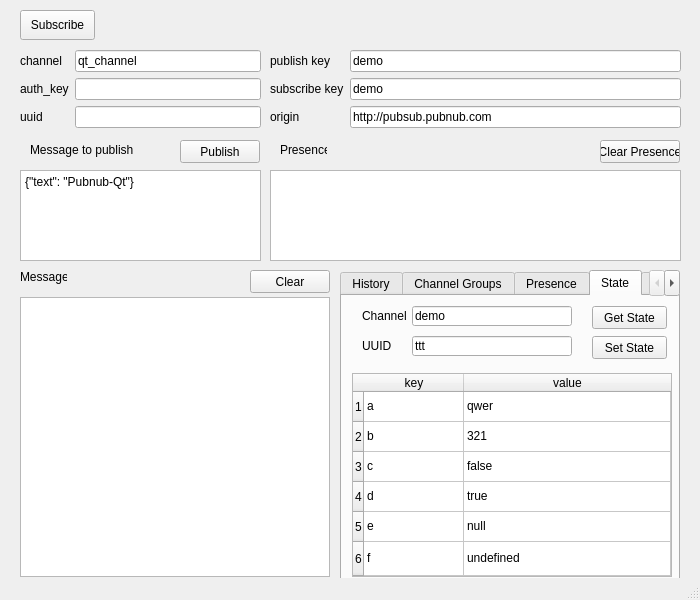
<?xml version="1.0" encoding="UTF-8"?>
<ui version="4.0">
 <class>PubnubConsole</class>
 <widget class="QMainWindow" name="PubnubConsole">
  <property name="geometry">
   <rect>
    <x>0</x>
    <y>0</y>
    <width>700</width>
    <height>600</height>
   </rect>
  </property>
  <property name="windowTitle">
   <string>Pubnub Qt Console</string>
  </property>
  <widget class="QWidget" name="centralwidget">
   <widget class="QWidget" name="formLayoutWidget">
    <property name="geometry">
     <rect>
      <x>20</x>
      <y>50</y>
      <width>241</width>
      <height>81</height>
     </rect>
    </property>
    <layout class="QFormLayout" name="leftConfigForm">
     <item row="0" column="0">
      <widget class="QLabel" name="channelLabel">
       <property name="text">
        <string>channel</string>
       </property>
      </widget>
     </item>
     <item row="0" column="1">
      <widget class="QLineEdit" name="channelField">
       <property name="text">
        <string>qt_channel</string>
       </property>
      </widget>
     </item>
     <item row="1" column="0">
      <widget class="QLabel" name="authKeyLabel">
       <property name="text">
        <string>auth_key</string>
       </property>
      </widget>
     </item>
     <item row="1" column="1">
      <widget class="QLineEdit" name="authKeyField"/>
     </item>
     <item row="2" column="0">
      <widget class="QLabel" name="uuidLabel">
       <property name="text">
        <string>uuid</string>
       </property>
      </widget>
     </item>
     <item row="2" column="1">
      <widget class="QLineEdit" name="uuidField"/>
     </item>
    </layout>
   </widget>
   <widget class="QWidget" name="formLayoutWidget_2">
    <property name="geometry">
     <rect>
      <x>270</x>
      <y>50</y>
      <width>411</width>
      <height>80</height>
     </rect>
    </property>
    <layout class="QFormLayout" name="rightConfigForm">
     <item row="0" column="0">
      <widget class="QLabel" name="publishKeyLabel">
       <property name="text">
        <string>publish key</string>
       </property>
      </widget>
     </item>
     <item row="0" column="1">
      <widget class="QLineEdit" name="publishKeyField">
       <property name="text">
        <string>demo</string>
       </property>
      </widget>
     </item>
     <item row="1" column="0">
      <widget class="QLabel" name="subscribeKeyLabel">
       <property name="text">
        <string>subscribe key</string>
       </property>
      </widget>
     </item>
     <item row="1" column="1">
      <widget class="QLineEdit" name="subscribeKeyField">
       <property name="text">
        <string>demo</string>
       </property>
      </widget>
     </item>
     <item row="2" column="1">
      <widget class="QLineEdit" name="originField">
       <property name="text">
        <string>http://pubsub.pubnub.com</string>
       </property>
      </widget>
     </item>
     <item row="2" column="0">
      <widget class="QLabel" name="originLabel">
       <property name="text">
        <string>origin</string>
       </property>
      </widget>
     </item>
    </layout>
   </widget>
   <widget class="QPushButton" name="subscribeButton">
    <property name="geometry">
     <rect>
      <x>20</x>
      <y>10</y>
      <width>75</width>
      <height>30</height>
     </rect>
    </property>
    <property name="text">
     <string>Subscribe</string>
    </property>
   </widget>
   <widget class="QPlainTextEdit" name="publishTextEdit">
    <property name="geometry">
     <rect>
      <x>20</x>
      <y>170</y>
      <width>241</width>
      <height>91</height>
     </rect>
    </property>
    <property name="plainText">
     <string>{&quot;text&quot;: &quot;Pubnub-Qt&quot;}</string>
    </property>
   </widget>
   <widget class="QPushButton" name="publishButton">
    <property name="geometry">
     <rect>
      <x>180</x>
      <y>140</y>
      <width>80</width>
      <height>23</height>
     </rect>
    </property>
    <property name="text">
     <string>Publish</string>
    </property>
   </widget>
   <widget class="QLabel" name="publishTextLabel">
    <property name="geometry">
     <rect>
      <x>30</x>
      <y>140</y>
      <width>111</width>
      <height>20</height>
     </rect>
    </property>
    <property name="text">
     <string>Message to publish</string>
    </property>
   </widget>
   <widget class="QPlainTextEdit" name="presenceOutput">
    <property name="geometry">
     <rect>
      <x>270</x>
      <y>170</y>
      <width>411</width>
      <height>91</height>
     </rect>
    </property>
    <property name="readOnly">
     <bool>true</bool>
    </property>
   </widget>
   <widget class="QLabel" name="presenceOutputLabel">
    <property name="geometry">
     <rect>
      <x>280</x>
      <y>140</y>
      <width>47</width>
      <height>20</height>
     </rect>
    </property>
    <property name="text">
     <string>Presence</string>
    </property>
   </widget>
   <widget class="QPushButton" name="presenceClearButton">
    <property name="geometry">
     <rect>
      <x>600</x>
      <y>140</y>
      <width>80</width>
      <height>23</height>
     </rect>
    </property>
    <property name="text">
     <string>Clear Presence</string>
    </property>
   </widget>
   <widget class="QTabWidget" name="tabWidget">
    <property name="geometry">
     <rect>
      <x>340</x>
      <y>270</y>
      <width>340</width>
      <height>310</height>
     </rect>
    </property>
    <property name="currentIndex">
     <number>3</number>
    </property>
    <widget class="QWidget" name="historyTab">
     <attribute name="title">
      <string>History</string>
     </attribute>
     <widget class="QPushButton" name="historyLoadButton">
      <property name="geometry">
       <rect>
        <x>180</x>
        <y>3</y>
        <width>75</width>
        <height>22</height>
       </rect>
      </property>
      <property name="text">
       <string>Load</string>
      </property>
     </widget>
     <widget class="QPushButton" name="historyClearButton">
      <property name="geometry">
       <rect>
        <x>250</x>
        <y>3</y>
        <width>80</width>
        <height>22</height>
       </rect>
      </property>
      <property name="text">
       <string>Clear</string>
      </property>
     </widget>
     <widget class="QPlainTextEdit" name="historyOutput">
      <property name="geometry">
       <rect>
        <x>10</x>
        <y>30</y>
        <width>320</width>
        <height>271</height>
       </rect>
      </property>
      <property name="readOnly">
       <bool>true</bool>
      </property>
     </widget>
     <widget class="QLabel" name="historyOutputLabel">
      <property name="geometry">
       <rect>
        <x>20</x>
        <y>0</y>
        <width>47</width>
        <height>20</height>
       </rect>
      </property>
      <property name="text">
       <string>History</string>
      </property>
     </widget>
    </widget>
    <widget class="QWidget" name="channelGroupsTab">
     <attribute name="title">
      <string>Channel Groups</string>
     </attribute>
     <widget class="QWidget" name="formLayoutWidget_3">
      <property name="geometry">
       <rect>
        <x>10</x>
        <y>80</y>
        <width>310</width>
        <height>60</height>
       </rect>
      </property>
      <layout class="QFormLayout" name="formLayout">
       <item row="0" column="1">
        <widget class="QLineEdit" name="channelGroupField"/>
       </item>
       <item row="0" column="0">
        <widget class="QLabel" name="groupLabel">
         <property name="text">
          <string>Channel Group</string>
         </property>
        </widget>
       </item>
       <item row="1" column="0">
        <widget class="QLabel" name="groupLabel_2">
         <property name="text">
          <string>Channel</string>
         </property>
        </widget>
       </item>
       <item row="1" column="1">
        <widget class="QLineEdit" name="cgChannelField"/>
       </item>
      </layout>
     </widget>
     <widget class="QPushButton" name="listCGButton">
      <property name="geometry">
       <rect>
        <x>10</x>
        <y>10</y>
        <width>150</width>
        <height>23</height>
       </rect>
      </property>
      <property name="text">
       <string>List Channel Group</string>
      </property>
     </widget>
     <widget class="QPushButton" name="addChannel2CGButton">
      <property name="geometry">
       <rect>
        <x>170</x>
        <y>10</y>
        <width>150</width>
        <height>23</height>
       </rect>
      </property>
      <property name="text">
       <string>Add Channel to Group</string>
      </property>
     </widget>
     <widget class="QPushButton" name="removeChannelFromCGButton">
      <property name="geometry">
       <rect>
        <x>170</x>
        <y>40</y>
        <width>150</width>
        <height>23</height>
       </rect>
      </property>
      <property name="text">
       <string>Remove Channel from Group</string>
      </property>
     </widget>
     <widget class="QPushButton" name="removeCGButton">
      <property name="geometry">
       <rect>
        <x>10</x>
        <y>40</y>
        <width>150</width>
        <height>23</height>
       </rect>
      </property>
      <property name="text">
       <string>Remove Channel Group</string>
      </property>
     </widget>
    </widget>
    <widget class="QWidget" name="presenceTab">
     <attribute name="title">
      <string>Presence</string>
     </attribute>
     <widget class="QGroupBox" name="hereNowBox">
      <property name="geometry">
       <rect>
        <x>10</x>
        <y>10</y>
        <width>311</width>
        <height>80</height>
       </rect>
      </property>
      <property name="title">
       <string>Here Now</string>
      </property>
      <widget class="QWidget" name="formLayoutWidget_4">
       <property name="geometry">
        <rect>
         <x>99</x>
         <y>20</y>
         <width>201</width>
         <height>60</height>
        </rect>
       </property>
       <layout class="QFormLayout" name="formLayout_2">
        <item row="0" column="1">
         <widget class="QLineEdit" name="presenceHereNowChannelField">
          <property name="text">
           <string/>
          </property>
         </widget>
        </item>
        <item row="0" column="0">
         <widget class="QLabel" name="presenceHereNowChannelLabel">
          <property name="text">
           <string>Channel</string>
          </property>
         </widget>
        </item>
        <item row="1" column="0">
         <widget class="QLabel" name="presenceHereNowGroupLabel">
          <property name="text">
           <string>Group</string>
          </property>
         </widget>
        </item>
        <item row="1" column="1">
         <widget class="QLineEdit" name="presenceHereNowGroupField">
          <property name="text">
           <string/>
          </property>
         </widget>
        </item>
       </layout>
      </widget>
      <widget class="QPushButton" name="presenceHereNowCGButton">
       <property name="geometry">
        <rect>
         <x>10</x>
         <y>20</y>
         <width>80</width>
         <height>23</height>
        </rect>
       </property>
       <property name="text">
        <string>Channel/Group</string>
       </property>
      </widget>
      <widget class="QPushButton" name="presenceHereNowGlobalButton">
       <property name="geometry">
        <rect>
         <x>10</x>
         <y>50</y>
         <width>80</width>
         <height>23</height>
        </rect>
       </property>
       <property name="text">
        <string>Global</string>
       </property>
      </widget>
     </widget>
     <widget class="QGroupBox" name="groupBox">
      <property name="geometry">
       <rect>
        <x>10</x>
        <y>100</y>
        <width>311</width>
        <height>50</height>
       </rect>
      </property>
      <property name="title">
       <string>Where Now</string>
      </property>
      <widget class="QPushButton" name="presenceWhereNowButton">
       <property name="geometry">
        <rect>
         <x>10</x>
         <y>20</y>
         <width>80</width>
         <height>23</height>
        </rect>
       </property>
       <property name="text">
        <string>Where Now</string>
       </property>
      </widget>
      <widget class="QLabel" name="presenceWhereNowUUIDLabel">
       <property name="geometry">
        <rect>
         <x>110</x>
         <y>20</y>
         <width>40</width>
         <height>20</height>
        </rect>
       </property>
       <property name="text">
        <string>UUID</string>
       </property>
      </widget>
      <widget class="QLineEdit" name="presenceWhereNowUUIDField">
       <property name="geometry">
        <rect>
         <x>148</x>
         <y>20</y>
         <width>152</width>
         <height>20</height>
        </rect>
       </property>
      </widget>
     </widget>
    </widget>
    <widget class="QWidget" name="stateTab">
     <attribute name="title">
      <string>State</string>
     </attribute>
     <widget class="QTableWidget" name="stateTable">
      <property name="geometry">
       <rect>
        <x>10</x>
        <y>77</y>
        <width>320</width>
        <height>204</height>
       </rect>
      </property>
      <property name="horizontalScrollBarPolicy">
       <enum>Qt::ScrollBarAlwaysOff</enum>
      </property>
      <property name="showDropIndicator" stdset="0">
       <bool>false</bool>
      </property>
      <property name="dragDropOverwriteMode">
       <bool>false</bool>
      </property>
      <property name="rowCount">
       <number>6</number>
      </property>
      <property name="columnCount">
       <number>2</number>
      </property>
      <attribute name="horizontalHeaderCascadingSectionResizes">
       <bool>true</bool>
      </attribute>
      <attribute name="horizontalHeaderStretchLastSection">
       <bool>true</bool>
      </attribute>
      <attribute name="verticalHeaderStretchLastSection">
       <bool>true</bool>
      </attribute>
      <row/>
      <row/>
      <row/>
      <row/>
      <row/>
      <row/>
      <column>
       <property name="text">
        <string>key</string>
       </property>
      </column>
      <column>
       <property name="text">
        <string>value</string>
       </property>
      </column>
      <item row="0" column="0">
       <property name="text">
        <string>a</string>
       </property>
      </item>
      <item row="0" column="1">
       <property name="text">
        <string>qwer</string>
       </property>
      </item>
      <item row="1" column="0">
       <property name="text">
        <string>b</string>
       </property>
      </item>
      <item row="1" column="1">
       <property name="text">
        <string>321</string>
       </property>
      </item>
      <item row="2" column="0">
       <property name="text">
        <string>c</string>
       </property>
      </item>
      <item row="2" column="1">
       <property name="text">
        <string>false</string>
       </property>
      </item>
      <item row="3" column="0">
       <property name="text">
        <string>d</string>
       </property>
      </item>
      <item row="3" column="1">
       <property name="text">
        <string>true</string>
       </property>
      </item>
      <item row="4" column="0">
       <property name="text">
        <string>e</string>
       </property>
      </item>
      <item row="4" column="1">
       <property name="text">
        <string>null</string>
       </property>
      </item>
      <item row="5" column="0">
       <property name="text">
        <string>f</string>
       </property>
      </item>
      <item row="5" column="1">
       <property name="text">
        <string>undefined</string>
       </property>
      </item>
     </widget>
     <widget class="QLineEdit" name="stateChannelField">
      <property name="geometry">
       <rect>
        <x>70</x>
        <y>10</y>
        <width>160</width>
        <height>20</height>
       </rect>
      </property>
      <property name="text">
       <string>demo</string>
      </property>
     </widget>
     <widget class="QLabel" name="stateChannelLabel">
      <property name="geometry">
       <rect>
        <x>20</x>
        <y>10</y>
        <width>47</width>
        <height>20</height>
       </rect>
      </property>
      <property name="text">
       <string>Channel</string>
      </property>
     </widget>
     <widget class="QPushButton" name="getStateButton">
      <property name="geometry">
       <rect>
        <x>250</x>
        <y>10</y>
        <width>75</width>
        <height>23</height>
       </rect>
      </property>
      <property name="text">
       <string>Get State</string>
      </property>
     </widget>
     <widget class="QPushButton" name="setStateButton">
      <property name="geometry">
       <rect>
        <x>250</x>
        <y>40</y>
        <width>75</width>
        <height>23</height>
       </rect>
      </property>
      <property name="text">
       <string>Set State</string>
      </property>
     </widget>
     <widget class="QLabel" name="stateUuidLabel">
      <property name="geometry">
       <rect>
        <x>20</x>
        <y>40</y>
        <width>47</width>
        <height>20</height>
       </rect>
      </property>
      <property name="text">
       <string>UUID</string>
      </property>
     </widget>
     <widget class="QLineEdit" name="stateUuidField">
      <property name="geometry">
       <rect>
        <x>70</x>
        <y>40</y>
        <width>160</width>
        <height>20</height>
       </rect>
      </property>
      <property name="text">
       <string>ttt</string>
      </property>
     </widget>
    </widget>
    <widget class="QWidget" name="miscTab">
     <attribute name="title">
      <string>Misc</string>
     </attribute>
     <widget class="QPushButton" name="timeButton">
      <property name="geometry">
       <rect>
        <x>10</x>
        <y>10</y>
        <width>90</width>
        <height>23</height>
       </rect>
      </property>
      <property name="text">
       <string>Time</string>
      </property>
     </widget>
     <widget class="QPushButton" name="randomUUIDButton">
      <property name="geometry">
       <rect>
        <x>10</x>
        <y>50</y>
        <width>90</width>
        <height>23</height>
       </rect>
      </property>
      <property name="text">
       <string>Random UUID</string>
      </property>
     </widget>
     <widget class="QPushButton" name="getUUIDButton">
      <property name="geometry">
       <rect>
        <x>120</x>
        <y>50</y>
        <width>90</width>
        <height>23</height>
       </rect>
      </property>
      <property name="text">
       <string>Get UUID</string>
      </property>
     </widget>
     <widget class="QPushButton" name="setUUIDButton">
      <property name="geometry">
       <rect>
        <x>230</x>
        <y>50</y>
        <width>90</width>
        <height>23</height>
       </rect>
      </property>
      <property name="toolTip">
       <string>Apply UUID to the current subscription</string>
      </property>
      <property name="text">
       <string>Set UUID</string>
      </property>
     </widget>
     <widget class="QPushButton" name="setOrigin">
      <property name="geometry">
       <rect>
        <x>230</x>
        <y>10</y>
        <width>90</width>
        <height>23</height>
       </rect>
      </property>
      <property name="toolTip">
       <string>Apply UUID to the current subscription</string>
      </property>
      <property name="text">
       <string>Set Origin</string>
      </property>
     </widget>
    </widget>
   </widget>
   <widget class="QPlainTextEdit" name="messagesOutput">
    <property name="geometry">
     <rect>
      <x>20</x>
      <y>297</y>
      <width>310</width>
      <height>280</height>
     </rect>
    </property>
    <property name="readOnly">
     <bool>true</bool>
    </property>
   </widget>
   <widget class="QLabel" name="messagesOutputLabel">
    <property name="geometry">
     <rect>
      <x>20</x>
      <y>267</y>
      <width>47</width>
      <height>20</height>
     </rect>
    </property>
    <property name="text">
     <string>Messages</string>
    </property>
   </widget>
   <widget class="QPushButton" name="subscribeClearButton">
    <property name="geometry">
     <rect>
      <x>250</x>
      <y>270</y>
      <width>80</width>
      <height>23</height>
     </rect>
    </property>
    <property name="text">
     <string>Clear</string>
    </property>
   </widget>
   <zorder>formLayoutWidget</zorder>
   <zorder>formLayoutWidget_2</zorder>
   <zorder>subscribeButton</zorder>
   <zorder>publishTextEdit</zorder>
   <zorder>publishButton</zorder>
   <zorder>publishTextLabel</zorder>
   <zorder>presenceOutput</zorder>
   <zorder>presenceOutputLabel</zorder>
   <zorder>presenceClearButton</zorder>
   <zorder>messagesOutput</zorder>
   <zorder>messagesOutputLabel</zorder>
   <zorder>subscribeClearButton</zorder>
   <zorder>tabWidget</zorder>
  </widget>
  <widget class="QStatusBar" name="statusbar"/>
 </widget>
 <resources/>
 <connections/>
</ui>
